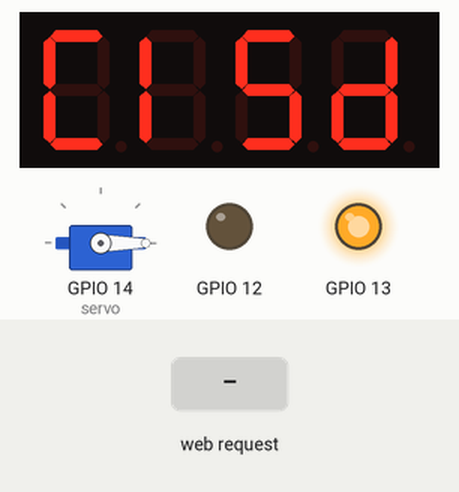
Simulated run of this sketch. Board: ESP8266 (NodeMCU). On the bench: 4-digit seven-segment display, servo, output pins drawn as LEDs (lit = HIGH). Inputs (shaded band) come from the test bench. WiFi joins after 1.5 s; servers stay silent unless stated; what the sketch prints to the serial monitor is not drawn.

Above: at 2.8 s.
2.9 s: HTTP request GET /LockerON received
At 3.2 s:
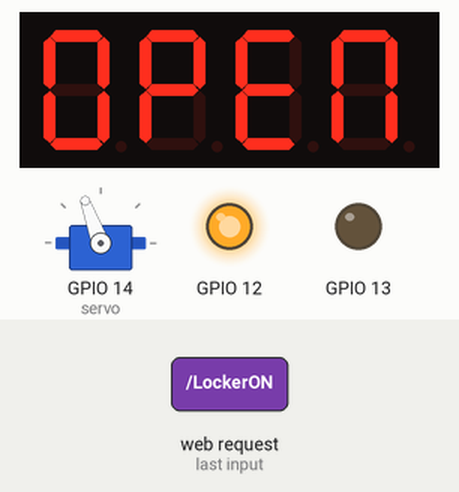
4.4 s: HTTP request GET /LockerOFF received
At 5.5 s:
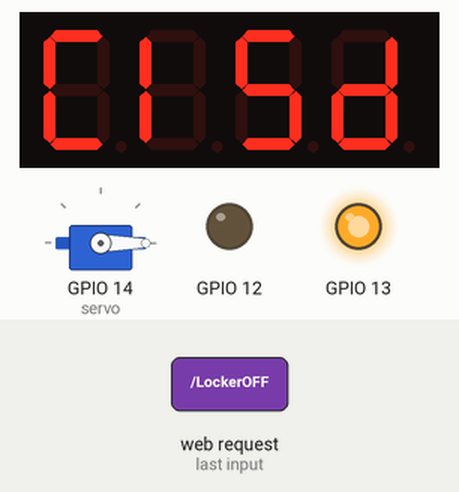
Timing chart, 0 to 7.4 s (numbered marks = the images above; inputs shaded):
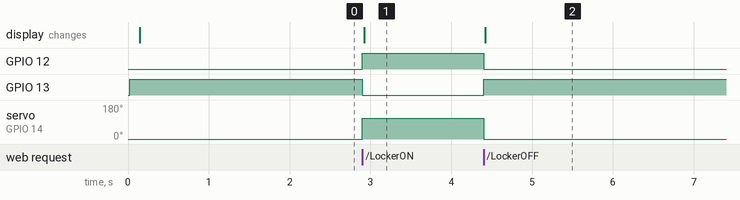

The sketch:

ESP8266-based_smart_locker_with_display_v1.3.ino
```cpp
// ESP8266-based smart locker (version with TM1637 display)
// Developed by Maxim Bortnikov
// For more information and for the circuit of this device visit: https://github.com/Northstrix/ESP8266-based_smart_locker_with_display
// In this project I used code from:
// http://www.martyncurrey.com/esp8266-and-the-arduino-ide-part-6-javascript-and-ajax/
// https://codepen.io/ma_suwa/pen/qBBYKNy
// https://codepen.io/chancesq/pen/abNvEev
// https://codepen.io/rgg/pen/rxLmQm
String header = "HTTP/1.1 200 OK\r\nContent-Type: text/html\r\n\r\n";

String html_1 = R"=====(
<!DOCTYPE html>
<html>
 <head>
 <meta name='viewport' content='width=device-width, initial-scale=1.0'/>
 <meta charset='utf-8'>
    <style>
  * {
  margin: 0;
  padding: 0;
}
html,
body {
  //      background-image: linear-gradient(-120deg, #26E289 0, #1a5fa2 100%, red 200%);
  background-color: #D0D0D0;
  font-family: Segoe UI,Frutiger,Frutiger Linotype,Dejavu Sans,Helvetica Neue,Arial,sans-serif;
  font-weight: 400;
  box-sizing: border-box;
  height: 100%;
  width: 100%;
}
#Locker_button {
height: 43px;
width:100%;
background-color: Transparent;
background-repeat:no-repeat;
border: none;
color: #EEE;
border-radius: 20px;
cursor:pointer;
overflow: hidden;
}
.noselect {
  -webkit-touch-callout: none;
    -webkit-user-select: none;
     -khtml-user-select: none;
       -moz-user-select: none;
        -ms-user-select: none;
            user-select: none;
    -webkit-tap-highlight-color: transparent;
}
button {
  width: 70%;
  height: 50px;
  cursor: pointer;
  background-color: #0071E3;
  border: none;
  border-radius: 30px;
  background-image: linear-gradient(-120deg, #0071E3 0, #1a5fa2 100%);
  box-shadow: 0 0 200px rgba(255,255,255,0.0);
  transition: 1s;
  display: flex;
  align-items: center;
  justify-content: center;
}
button:after {
  position: absolute;
  content: '';
  width: 25px;
  height: 25px;
  border-radius: 100%;
  background: transparent;
  box-shadow: 0 0 80px rgba(255,255,255,1);
}
button:hover {
  box-shadow: 0 0 200px rgba(255,255,255,1);
}
button:hover:after {
  animation: animate 3s infinite linear;
}
button:focus {
  outline: none;
}
@keyframes animate {
  0% { transform: translateX(60px)}
  50% {transform: translateX(-60px)}
  100% {transform: translateX(60px)}
}
.buttons {
  display: flex;
  flex-direction: row;
  flex-wrap: wrap;
  justify-content: center;
  text-align: center;
  width: 100%;
  height: 100%;
  margin: 0 auto;
}
.container {
  display: inline-block;
  align-items: center;
  display: flex;
  flex-direction: column;
  justify-content: top;
  text-align: center;
  background-image: linear-gradient(-120deg, #26E289 0, #1a5fa2 100%);
  padding:  40px 0px;
  width: 300px;
  height: 300px;
  margin-top: 10vh;
  margin-left: auto;
  margin-right: auto;
  border-radius: 5px;
  box-shadow: 0px 2px 7px rgba(0,0,0,0.2);
  overflow: hidden;
}
h1 {
  text-align: center;
  color: #EEE;
  letter-spacing: 0.05em;
  margin: 0 0 0.4em;
  font-size: 1em;
}
p {
  text-align: left;
  color: #EEE;
  letter-spacing: 0.05em;
  font-size: 0.8em;
  margin: 0 0 2em;
}
</style>

<script>
    function switchLocker()
  {
       var button_text = document.getElementById("Locker_button").value;
     if (button_text=="Open the locker")
     {
       document.getElementById("Locker_button").value = "Opening the locker";
       ajaxLoad('LockerON');
     }
     else
     {
       document.getElementById("Locker_button").value = "Closing the locker";
       ajaxLoad('LockerOFF');
     }
    }

var ajaxRequest = null;
if (window.XMLHttpRequest)  { ajaxRequest =new XMLHttpRequest(); }
else                        { ajaxRequest =new ActiveXObject("Microsoft.XMLHTTP"); }


function ajaxLoad(ajaxURL)
{
  if(!ajaxRequest){ alert("AJAX is not supported."); return; }

  ajaxRequest.open("GET",ajaxURL,true);
  ajaxRequest.onreadystatechange = function()
  {
    if(ajaxRequest.readyState == 4 && ajaxRequest.status==200)
    {
      var ajaxResult = ajaxRequest.responseText;
      if      ( ajaxResult == "The locker is open" )   { document.getElementById("Locker_button").value = "Close the locker"; }
      else if ( ajaxResult == "The locker is closed" )  { document.getElementById("Locker_button").value = "Open the locker"; }
      document.getElementById("reply").innerHTML = ajaxResult;
    }
  }
  ajaxRequest.send();
}
</script>
 <title>ESP8266-based smart locker</title>
</head>
<body>
  <div class="buttons">
  <div class="container">
      <h1>ESP8266-based smart locker</h1>
      <p>Developed by Maxim Bortnikov</p>
            <p id = "reply">Press the button to get a response from ESP</p>
            <button class="noselect">
            <input type="button" id = "Locker_button" onclick="switchLocker()" value="Open the locker"  /></button>
  </div>
</div>
</body>
</html>

)=====";


#include <ESP8266WiFi.h>
#include <ESP8266WiFi.h>       // Include ESP8266WiFi library
#include <Servo.h>             // Include Servo library
#include <SPI.h>               // Include SPI library
#include <TM1637Display.h>
#define CLK 4
#define DIO 5
const uint8_t OPEN[] = {
SEG_A | SEG_B | SEG_C | SEG_D | SEG_E | SEG_F,
SEG_A | SEG_B | SEG_E | SEG_F | SEG_G,
SEG_A | SEG_G | SEG_D | SEG_E | SEG_F,
SEG_A | SEG_B | SEG_C | SEG_E | SEG_F,
  };
const uint8_t ClSd[] = {
SEG_A | SEG_D | SEG_E | SEG_F,
SEG_E | SEG_F,
SEG_A | SEG_C | SEG_D | SEG_F | SEG_G,
SEG_B | SEG_C | SEG_D | SEG_E | SEG_G,
  };
TM1637Display display(CLK, DIO);
Servo servo;
const char* ssid     = "Mobile Hotspot 1290";  // Your SSID (Network's name)
const char* password = "seasidehills99"; // Password from your network
WiFiServer server(80);
int opan = 110; // Servo's angle for the open locker
int clan = 0; // Servo's angle for the closed locker
String request = "";

void setup()
{
  display.setBrightness(0x0e);
  display.clear();
  pinMode(12, OUTPUT);
  digitalWrite(12, LOW);  // Turn the green LED off
  pinMode(13, OUTPUT);
  digitalWrite(13, HIGH); // Light up the red LED
  Serial.begin(115200); // Baudrate
  servo.attach(14); // Assign servo to the D5 pin
  servo.write(clan); // Close the locker
  delay(100);
  display.setSegments(ClSd);
  Serial.print("Connecting to the Newtork"); // This all will be displayed in the Serial Monitor
  WiFi.begin(ssid, password);
  while (WiFi.status() != WL_CONNECTED)
  {
    delay(500);
    Serial.print(".");
  }
  Serial.println("WiFi connected");
  server.begin(); // Starting the server
  Serial.println("Server started");
  Serial.print("IP Address of network: ");
  Serial.println(WiFi.localIP()); // Display device's IP address in serial monitor
  Serial.println("/");
}


void loop()
{
    // Check if a client has connected
    WiFiClient client = server.available();
    if (!client)  {  return;  }

    // Read the first line of the request
    request = client.readStringUntil('\r');

    Serial.print("request: "); Serial.println(request);

    if       ( request.indexOf("LockerON") > 0 )
             {
    servo.write(opan);
    client.print( header );
    client.print( "The locker is open" );
    digitalWrite(12, HIGH);
    digitalWrite(13, LOW);
    display.setSegments(OPEN);
             }
    else if  ( request.indexOf("LockerOFF") > 0 )
             {
    servo.write(clan);
    client.print( header );
    client.print( "The locker is closed" );
    digitalWrite(12, LOW);
    digitalWrite(13, HIGH);
    display.setSegments(ClSd);
             }
    else
    {
        client.flush();
        client.print( header );
        client.print( html_1 );
        delay(5);
    }


  // The client will actually be disconnected when the function returns and 'client' object is detroyed
}
```

Measured:
- after the input at 2.9 s, GPIO 12: LOW → HIGH at once; GPIO 13: HIGH → LOW at once; servo on GPIO 14 (servo): 0° → 110° at once; the display: changes at once (image 1)
- after the input at 4.4 s, GPIO 12: HIGH → LOW at once; GPIO 13: LOW → HIGH at once; servo on GPIO 14 (servo): 110° → 0° at once; the display: changes at once (image 2)
